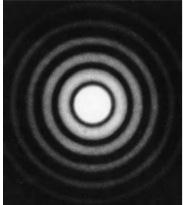
//> input picture 3DTracking/dpat.jpeg, 183 x 205 px, given in place of chlamy 4.avi, which was not available
$ ./V1   (built with g++ and OpenCV 4)
//> lines starting //> are read from the running program, lines starting //| are printed output that depends on the picture; after the words box and inside, x2 and y2 are one past the last pixel; in counts of white or black regions, pixels touching at a corner belong together; pictures that were not available may be replaced by others from this repository, and a replacement may not be noted
//V1.2

#include <opencv2/opencv.hpp>
#include <opencv2/imgproc/imgproc.hpp>
#include <opencv2/objdetect/objdetect.hpp>
#include <opencv2/highgui/highgui.hpp>
#include <iostream>
#include <fstream>
#include <unistd.h>
#include <math.h>

using namespace cv;
using namespace std;

#define numCells 3000

//allows us to sort contours by area
bool compCont(vector<Point> contour1, vector<Point> contour2){
	double i = contourArea(contour1,false);//always want area to be positive, dont want oriented area
	double j = contourArea(contour2,false);
	return (i > j);
}

struct rgb{
	char r;
	char g;
	char b;
};

int main(int argc, char** argv){
		// output file
		ofstream fout("chlamy 4.out");
    //get image
    Size size(1000,700);
    String videoName = "chlamy 4.avi";
    VideoCapture capture(videoName);//to read in each image
		VideoCapture capture2(videoName);
    Mat frame;
    if(!capture.isOpened())
        throw "Error when reading steam_avi";
    namedWindow("raw",0);
    namedWindow("processed",0);

    vector<vector<Point> > contours;
    std::vector<cv::Vec4i> hierarchy;
    Point2f center;
    float radius = 0;

    vector<vector<Point> > cells(numCells);//dimensions: cell #, time (by frame)    (value contained is location for given cell # at given time)

		//end of tracking a single cell
    Point2f end(-1, -1);
    int count = 0;

		//for display coloring
		rgb colors[numCells];
		for(int i = 0; i < numCells; i++){
			colors[i].r = (rand() % 200) + 50;
			colors[i].g = (rand() % 200)  + 50;
			colors[i].b = (rand() % 200) + 50;
		}

		int c = 0;//# of frames we read in, or alternatively, # of time we went through the while loop
    while(1)
    {
			  c++;
				if(c % 50 == 0)
					cout << "count:" << c;
				if(c == 500)
					break;
			  //for display
			  Mat processed(size.height,size.width, CV_8UC3, Scalar(255,255,255));
        capture >> frame;//get an image from the video
//> frame is the input picture: 205 rows x 183 cols, CV_8UC3; min 6, max 255, mean 50.7
        if(frame.empty())
            break;
        resize(frame,frame,size);
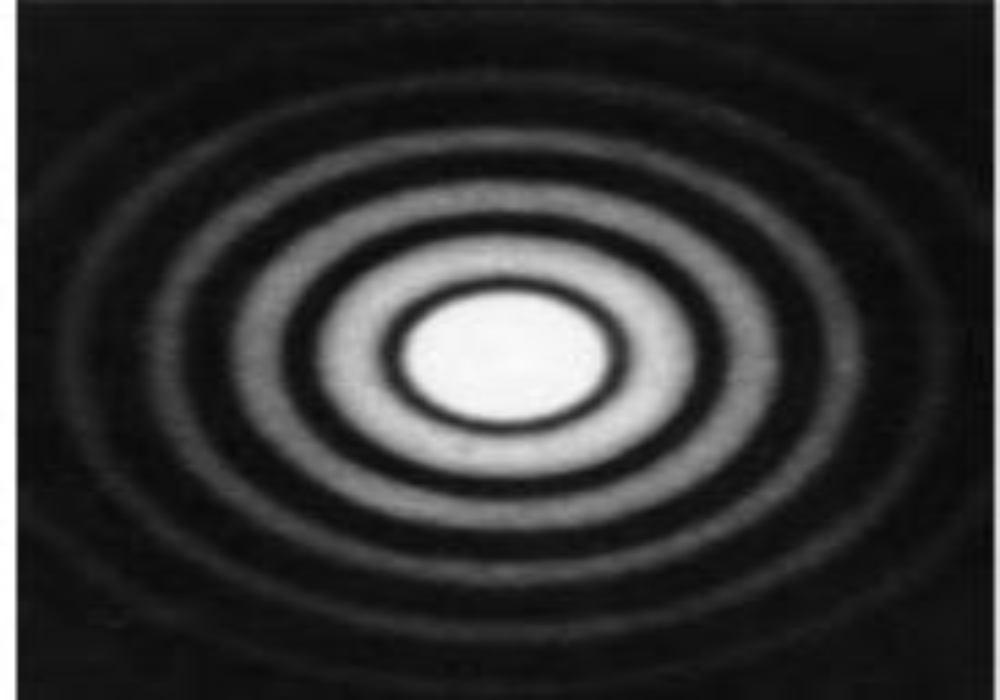
//> frame: 700 rows x 1000 cols, CV_8UC3; min 7, max 255, mean 50.6
        imshow("raw",frame);//print out the image
        cvtColor(frame,frame, COLOR_BGR2GRAY);//convert to grayscale
//> frame: 700 rows x 1000 cols, CV_8UC1
        GaussianBlur(frame,frame,Size(7,7),0,0);//blur
        adaptiveThreshold(frame,frame,255,ADAPTIVE_THRESH_MEAN_C,THRESH_BINARY,7,3);//theshold: adaptive to maintain boundaries
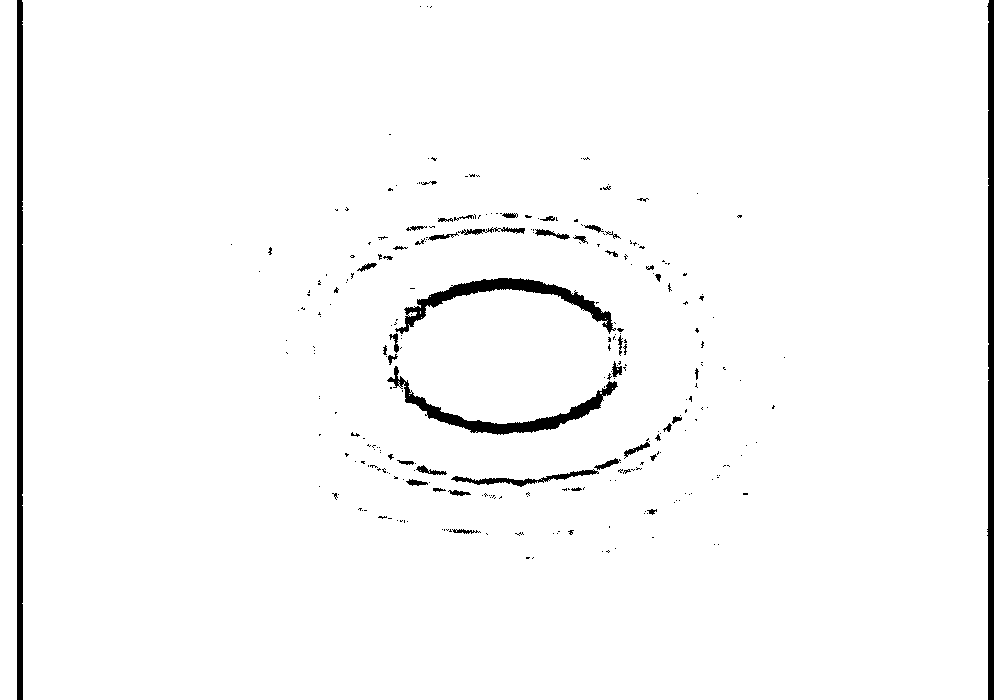
//> frame: 700 rows x 1000 cols, CV_8UC1; 97.5% white; 284 black regions (237 under 20 px)
        findContours(frame,contours,hierarchy,RETR_LIST,RETR_TREE);//to minimize memory usage, parameters for allowing only key points of contours to be added
//> contours = 497 contours, 442 with area under 20; largest, box (x1, y1, x2, y2) and area: (22, 0, 989, 700) 674708, (0, 0, 17, 700) 11184, (994, 0, 1000, 700) 3495, (394, 277, 616, 335) 2851, (386, 365, 619, 436) 2842
				//sort contours by size
				if(contours.size() > 0)
          sort(contours.begin(),contours.end(),compCont);
//> in compCont, `double i = contourArea(contour1,false);`: i = 0
//> in compCont, `double j = contourArea(contour2,false);`: j = 21
		  	//record which cells are active (meaning they have not yet "disappeared" and they have been recorded)
		  	vector<bool> present(cells.size(),false);
	  		for(int i = 0; i < cells.size(); i++){
  				if(cells[i].size() == 0 || cells[i].back().x == -1){
 	  				present[i] = true;
   				}
	  		}
        //main loop to process each contour
        for(int i = 0; i < contours.size() && contourArea(contours[i]) > 5; i++)//for every contour w/ sufficient area; took out parameter comparing % of min enclosing circle filled to see if our contour is a circle
         {
					 //we want to add this contour to our 2d cell array
            minEnclosingCircle(contours[i],center,radius);//get center of contour
            circle(processed, center,25, Scalar(0,0,255));//printing out the outer ring
            int possibleIdx = -1;//for collisions
            //now processing each current cell: iterate through all cells in our cells array to see where this current cell belongs to
            for(int j = 0; j < cells.size(); j++){
							//this means our cell isn't in close proximity w/ cells in prior frame --> we have a new cell
              if(cells[j].size() == 0){
								if(possibleIdx == -1){
	                cells[j].push_back(center);
									present[j] = true;
									circle(processed, center,6, Scalar(0,255,0),FILLED);
							  }
								break;
              }
							unsigned long long a;
							a = pow(cells[j].back().x - center.x,2) + pow(cells[j].back().y - center.y,2);
							//check to see if cell is in proximity of past cells
							if(a < 625 && cells[j].back().x != -1 && !present[j]){
								//cout << "(" << cells[j].back().x << "," << cells[j].back().y << ")" << "(" << center.x << "," << center.y << ")" << endl;
								circle(processed, center,6, Scalar(255,0,0),FILLED);
								if(possibleIdx != -1){//collision (meaning our current cell could belong to multiple past cells): lost cells
									circle(processed, center,6, Scalar(0,0,255),FILLED);
                  //cells[j].push_back(end);
									//erase cells w/ less than 4 points b/c these aren't helpful
									if(cells[j].size() < 4){
										present.erase(present.begin() + j);
										present.resize(present.size() + 1);
										cells.erase(cells.begin() + j);
										cells.resize(cells.size() + 1);
										j--;
									}
                  //cells[possibleIdx].push_back(end);
									if(cells[possibleIdx].size() < 4){
										present.erase(present.begin() + possibleIdx);
										present.resize(present.size() + 1);
										cells.erase(cells.begin() + possibleIdx);
										cells.resize(cells.size() + 1);
										j--;
									}
                  possibleIdx = -1;
                  break;
                }
                possibleIdx = j;
              }
            }
            if(possibleIdx != -1){//we connected our cell w/ a cell in prior frame w/o any collision --> add this new coordinate to cell
              cells[possibleIdx].push_back(center);
              present[possibleIdx] = true;
            }
         }
//> this loop made 114 passes
//> (center, radius) on passes 1 to 12: (Point(505, 348.8), 595.8), (Point(8, 349.5), 349.6), (Point(996.5, 349.5), 349.5), (Point(504.5, 329.5), 110.5), (Point(502, 383), 116), (Point(524, 475), 74.11), (Point(552, 235), 18.11), (Point(431, 471), 16.12), (Point(636.5, 449.5), 14.58), (Point(606, 464.5), 13.24), (Point(443.5, 235), 14.53), (Point(416, 483), 11.18)
//> center on passes 15, 39, 49, 55: Point(459.5, 492), Point(398, 248), Point(609, 376), Point(701.5, 343.6)
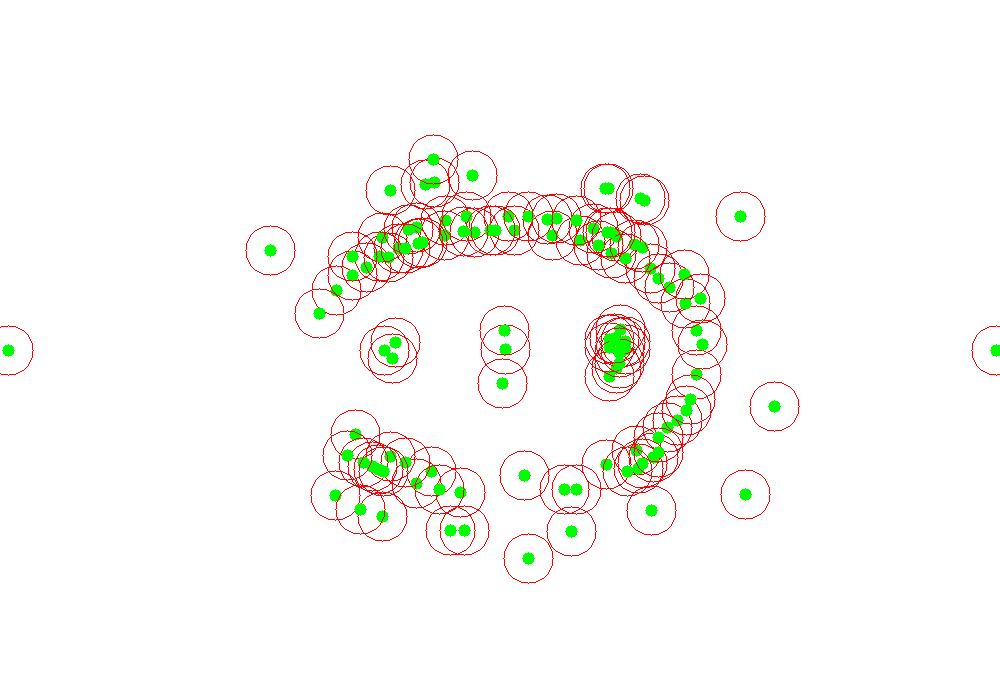
//> processed: 700 rows x 1000 cols, CV_8UC3; mean B, G, R 245.9, 249.9, 251
//> after the loop, center = Point(657.5, 452.5); cells = 3000 entries, 114 filled: 114 contours, all with area under 20; present = 3000 values from 1 to 1
				 //for prior cells that weren't connected to cells in new frame; we need to end these cells (they prob disappeared or collided)
				 for(int j = 0; j < present.size(); j++){
					 if(!present[j] && cells[j].size() != 0){
					   cells[j].push_back(end);
					 }
				 }
        imshow("processed",processed);
        waitKey(5); // waits to display frame
    }
		//print out x coordinates
    fout << cells.size() << endl;
    for(int i = 0; i < cells.size(); i++){
			fout << "Cell" << i << ":" << endl;
      for(int j = 0; j < cells[i].size(); j++){
        if(cells[i][j].x == -1)
          break;
        //cout << "(" << cells[i][j].x << "," << cells[i][j].y << ")" << endl;
				fout << cells[i][j].x << endl;
      }
    }
		//print out y coordinates
		for(int i = 0; i < cells.size(); i++){
			fout << "Cell" << i << ":" << endl;
			for(int j = 0; j < cells[i].size(); j++){
				if(cells[i][j].x == -1)
					break;
				//cout << "(" << cells[i][j].x << "," << cells[i][j].y << ")" << endl;
				fout << cells[i][j].y << endl;
			}
		}
		fout.close();
    // [11 lines of commented-out code are left out]
    waitKey(0);
  	return 0;
}
